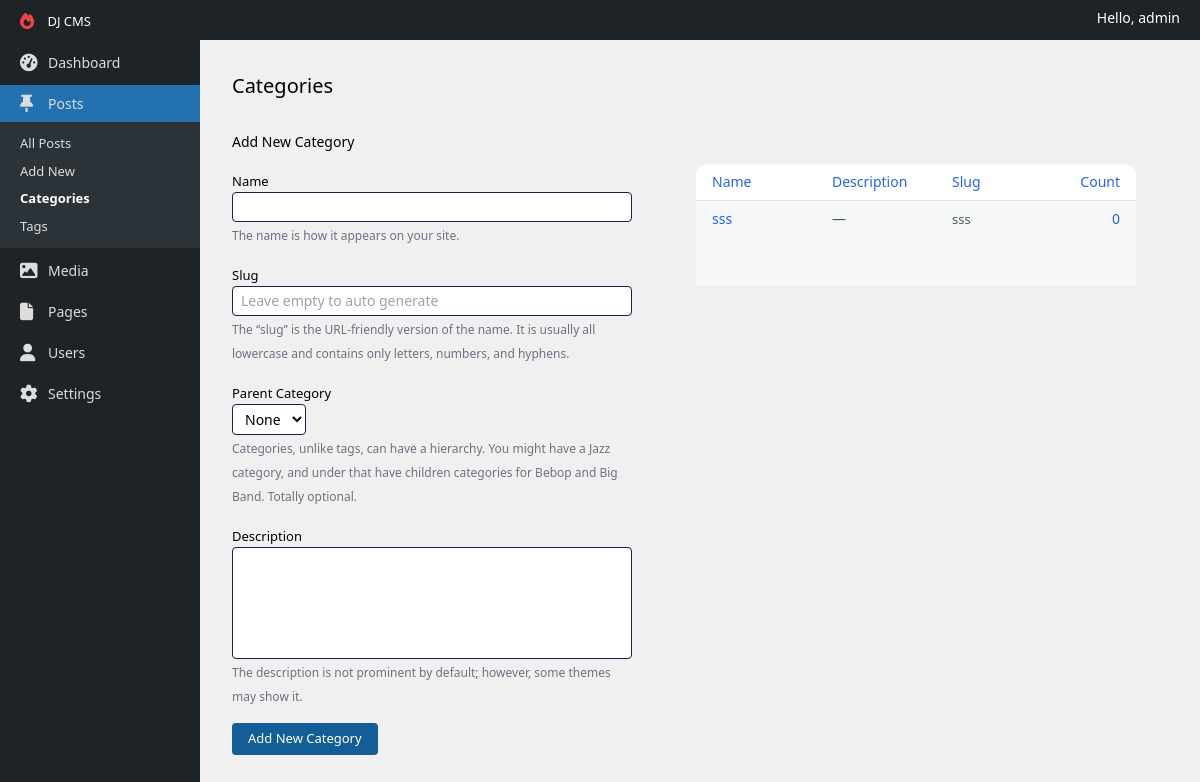
Page /categories/ (signed in) on the committed database.
### apps/accounts/models.py (models this page shows)
class User(AbstractUser):
    class Roles(models.TextChoices):
        AUTHOR = 'author'
        EDITOR = 'editor'
        SEO = 'seo'
    role = models.CharField(max_length=60, choices=Roles.choices, null=True, blank=True)
    photo = models.ImageField(upload_to='uploads/', null=True, blank=True)

### apps/content/models.py (models this page shows, shortened)
class Category(models.Model):
    name = models.CharField(max_length=60)
    slug = models.SlugField(blank=True, unique=True)
    parent_category = models.ForeignKey(to='Category', null=True, blank=True, on_delete=models.DO_NOTHING)
    description = models.TextField(null=True, blank=True)
    class Meta:
        verbose_name_plural = 'Categories'

### apps/dashboard/views.py (the view)
# urls.py: path('categories/', CategoriesView.as_view(), name='categories'),
class CategoriesView(AbstractGroupView):
    template_name = 'categories.html'
    form_class = CategoryForm
    form_success_redirect_url = reverse_lazy('categories')
    model_class = Category

### apps/dashboard/forms.py
class CategoryForm(forms.ModelForm):
    parent_category = forms.ModelChoiceField(queryset=Category.objects.get_queryset(), required=False)
    class Meta:
        model = Category
        fields = '__all__'

### apps/dashboard/permissions.py (called while the page is built)
    def allow_superuser(self) -> bool:
        return True

    def _has_permission(self, request: HttpRequest) -> bool:
        if self.allow_superuser() and request.user.is_superuser:
            return True
        return self.has_user_permission(request)

    def dispatch(self, request, *args, **kwargs):
        if not self._has_permission(request):
            return self.handle_no_permission()
        return super().dispatch(request, *args, **kwargs)

### apps/dashboard/templatetags/utils.py (called while the page is built)
@register.simple_tag(takes_context=True)
def should_expand_menu(context, menu_name) -> bool:
    reverse_url_name = context.request.resolver_match.url_name
    sub_menus = sidebar_menus.get(menu_name)
    if sub_menus:
        for sub_menu in sub_menus:
            if sub_menu == reverse_url_name:
                return True
    return False

@register.simple_tag(takes_context=True)
def current_url_name(context) -> bool:
    return context.request.resolver_match.url_name

### apps/dashboard/views.py (called while the page is built)
    def validate(self):
        if not self.template_name:
            raise Exception('Please provide a template name')
        if not self.form_class:
            raise Exception('Please provide compatible form class')
        if not self.form_success_redirect_url:
            raise Exception('Please provide a url to redirect after saving form')

    def get_items(self, order_by: str = '-pk') -> Union[QuerySet, None]:
        if not self.model_class:
            return None
        return self.model_class.objects.order_by(order_by).all()

    def get(self, request):
        self.validate()
        form: ModelForm = self.form_class()
        return render(request, self.template_name, {
            'form': form,
            'items': self.get_items()
        })

### templates/categories.html (shortened to what this page needs)
{% extends 'layouts/default.html' %}
{% block content %}
    <div class="p-2 md:p-8">
        <h1 class="inline-block text-xl">Categories</h1>
        <div class="grid gap-8 lg:grid-cols-[400px_1fr] mt-8">
            <form method="POST">
                <h2 class="text-sm font-medium">Add New Category</h2>
                <div class="mt-4">
                    {% include 'components/category-form.html' %}
                    <div class="mt-4">
                        <button class="bg-[#135e96] text-white px-4 py-1.5 text-[13px] rounded">Add New Category
                        </button>
                    </div>
                </div>
            </form>
            <div class="p-0 lg:p-8">
                <div class="bg-white rounded-xl">
                    <table class="w-full">
                        <thead class="border-b border-[#dfdfdf]">
                        <tr class="text-sm border-b border-[#dedede]">
                            <th class="font-normal text-blue-600 py-2 w-1/4 text-start px-4">Name</th>
                            <th class="font-normal text-blue-600 w-1/4 text-start px-4 hidden sm:table-cell">Description
                            </th>
                            <th class="font-normal text-blue-600 w-1/4 text-start px-4 hidden md:table-cell">Slug</th>
                            <th class="font-normal text-blue-600 py-2 w-1/6 text-end px-4 hidden lg:table-cell">Count
                            </th>
                        </tr>
                        </thead>
                        <tbody>
                        {% for category in items %}
                            <tr class="group text-sm {% cycle 'odd:bg-[#f6f7f7]' 'even:bg-white' %}">
                                <td class="font-normal text-blue-600 px-4 align-top text-sm py-2">
                                    {{ category.name }}
                                </td>
                                <td class="font-normal w-1/4 align-top text-start text-gray-600 px-4 py-2 hidden sm:table-cell">
                                    {% if category.description == '' %}
                                        —
                                    {% else %}
                                        {{ category.description }}
                                    {% endif %}
                                </td>
                                <td class="font-normal w-1/4 align-top text-start text-[13px] text-gray-600 px-4 py-2 hidden md:table-cell">{{ category.slug }}</td>
                                <td class="font-normal text-blue-600 w-1/6 align-top text-end px-4 py-2 hidden lg:table-cell">
                                    0
                                </td>
                            </tr>
                        {% endfor %}
                        </tbody>
                    </table>
                </div>
            </div>
        </div>
    </div>
{% endblock %}

### templates/layouts/default.html (shortened to what this page needs)
{% load static %}
<!DOCTYPE html>
<html lang="en">
<head>
    <link rel="stylesheet" href="{% static 'css/main.css' %}">
    <link rel="stylesheet" href="https://cdnjs.cloudflare.com/ajax/libs/font-awesome/6.4.0/css/all.min.css"
/>
</head>
<body>
<div class="grid grid-rows-[auto_1fr] h-screen">
    <header class="bg-[#1d2327] text-white px-[20px] py-2 flex justify-between">
        <div>
            <a href="{% url 'dashboard' %}" class="mr-auto text-[13px]">
                DJ CMS
            </a>
        </div>
        <span class="text-sm">
            Hello, {{ request.user }}
        </span>
    </header>
    <div class="grid grid-cols-[200px_1fr] h-full">
        {% include 'components/sidebar.html' %}
        <main class="overflow-y-auto">
            {% block content %}
            {% endblock %}
        </main>
    </div>
</div>
</body>
</html>

### public/css/main.css (style rules this page uses)
html { line-height: 1.5; -webkit-text-size-adjust: 100%; -moz-tab-size: 4; -o-tab-size: 4; tab-size: 4; font-family: ui-sans-serif, system-ui, -apple-system, BlinkMacSystemFont, "Segoe UI", Roboto, "Helvetica Neue", Arial, "Noto Sans", sans-serif, "Apple Color Emoji", "Segoe UI Emoji", "Segoe UI Symbol", "Noto Color Emoji"; font-feature-settings: normal; font-variation-settings: normal; }
body { margin: 0; line-height: inherit; }
h1, h2, h3, h4, h5, h6 { font-size: inherit; font-weight: inherit; }
a { color: inherit; text-decoration: inherit; }
table { text-indent: 0; border-color: inherit; border-collapse: collapse; }
button, input, optgroup, select, textarea { font-family: inherit; font-size: 100%; font-weight: inherit; line-height: inherit; color: inherit; margin: 0; padding: 0; }
button, select { text-transform: none; }
button, [type='button'], [type='reset'], [type='submit'] { -webkit-appearance: button; background-color: transparent; background-image: none; }
blockquote, dl, dd, h1, h2, h3, h4, h5, h6, hr, figure, p, pre { margin: 0; }
button, [role="button"] { cursor: pointer; }
html { background-color: #f0f0f1; }
.mr-auto { margin-right: auto; }
.mt-4 { margin-top: 1rem; }
.mt-8 { margin-top: 2rem; }
.inline-block { display: inline-block; }
.flex { display: flex; }
.grid { display: grid; }
.hidden { display: none; }
.h-full { height: 100%; }
.h-screen { height: 100vh; }
.w-1\/4 { width: 25%; }
.w-1\/6 { width: 16.666667%; }
.w-full { width: 100%; }
.grid-cols-\[200px_1fr\] { grid-template-columns: 200px 1fr; }
.grid-rows-\[auto_1fr\] { grid-template-rows: auto 1fr; }
.justify-between { justify-content: space-between; }
.gap-8 { gap: 2rem; }
.overflow-y-auto { overflow-y: auto; }
.rounded { border-radius: 0.25rem; }
.rounded-xl { border-radius: 0.75rem; }
.border-b { border-bottom-width: 1px; }
.border-\[\#dedede\] { --tw-border-opacity: 1; border-color: rgb(222 222 222 / var(--tw-border-opacity)); }
.border-\[\#dfdfdf\] { --tw-border-opacity: 1; border-color: rgb(223 223 223 / var(--tw-border-opacity)); }
.bg-\[\#135e96\] { --tw-bg-opacity: 1; background-color: rgb(19 94 150 / var(--tw-bg-opacity)); }
.bg-\[\#1d2327\] { --tw-bg-opacity: 1; background-color: rgb(29 35 39 / var(--tw-bg-opacity)); }
.bg-white { --tw-bg-opacity: 1; background-color: rgb(255 255 255 / var(--tw-bg-opacity)); }
.p-0 { padding: 0px; }
.p-2 { padding: 0.5rem; }
.px-4 { padding-left: 1rem; padding-right: 1rem; }
.px-\[20px\] { padding-left: 20px; padding-right: 20px; }
.py-1\.5 { padding-top: 0.375rem; padding-bottom: 0.375rem; }
.py-2 { padding-top: 0.5rem; padding-bottom: 0.5rem; }
.text-start { text-align: start; }
.text-end { text-align: end; }
.align-top { vertical-align: top; }
.text-\[13px\] { font-size: 13px; }
.text-sm { font-size: 0.875rem; line-height: 1.25rem; }
.text-xl { font-size: 1.25rem; line-height: 1.75rem; }
.font-medium { font-weight: 500; }
.font-normal { font-weight: 400; }
.text-blue-600 { --tw-text-opacity: 1; color: rgb(37 99 235 / var(--tw-text-opacity)); }
.text-gray-600 { --tw-text-opacity: 1; color: rgb(75 85 99 / var(--tw-text-opacity)); }
.text-white { --tw-text-opacity: 1; color: rgb(255 255 255 / var(--tw-text-opacity)); }
.odd\:bg-\[\#f6f7f7\]:nth-child(odd) { --tw-bg-opacity: 1; background-color: rgb(246 247 247 / var(--tw-bg-opacity)); }
@media (min-width: 640px) { .sm\:table-cell { display: table-cell; } }
@media (min-width: 768px) { .md\:table-cell { display: table-cell; } }
@media (min-width: 768px) { .md\:p-8 { padding: 2rem; } }
@media (min-width: 1024px) { .lg\:table-cell { display: table-cell; } }
@media (min-width: 1024px) { .lg\:grid-cols-\[400px_1fr\] { grid-template-columns: 400px 1fr; } }
@media (min-width: 1024px) { .lg\:p-8 { padding: 2rem; } }

### rows in the picture
User: user "admin"
Category: name "sss", slug "sss"
